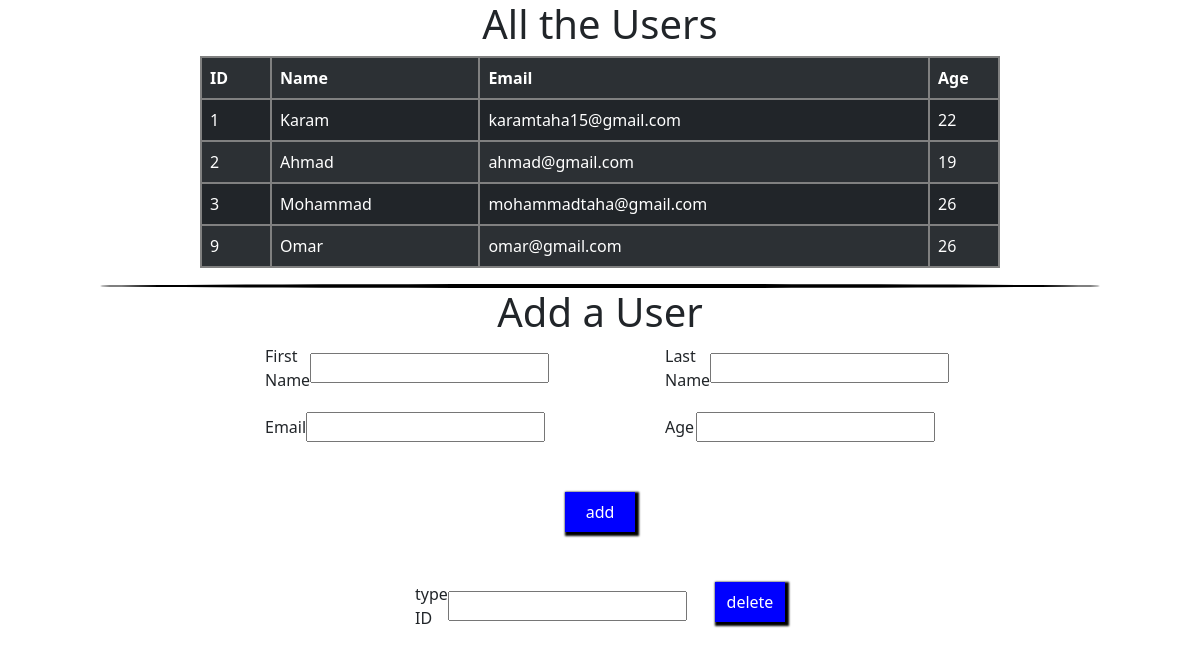
The page / on the database its author committed.
### users_app/models.py (models this page shows)
class User(models.Model):
    first_name = models.CharField(max_length=255)
    last_name = models.CharField(max_length=255)
    email_address = models.CharField(max_length=255)
    age = models.IntegerField()
    created_at = models.DateTimeField(auto_now_add=True)
    updated_at = models.DateTimeField(auto_now=True)

### users_app/views.py (the view)
# urls.py: path('',views.index),
def index(request):
    context={
        'users': User.objects.all()
    }
    return render (request,"index.html",context)

### users_app/templates/index.html (shortened to what this page needs)
<!DOCTYPE html>
<html lang="en">
<head>
    <link href="https://cdn.jsdelivr.net/npm/bootstrap@5.2.1/dist/css/bootstrap.min.css" rel="stylesheet">
</head>
<body>
    <div class="top-page">
        <h1>All the Users</h1>
    <table class="table table-dark table-striped">
        <tr>
            <th class="id">ID</th>
            <th>Name</th>
            <th>Email</th>
            <th class="id">Age</th>
        </tr>
        {% for user in users %}
        <tr>
            <td>{{user.id}}</td>
            <td>{{user.first_name}}</td>
            <td>{{user.email_address}}</td>
            <td>{{user.age}}</td>
        </tr>
        {%endfor%}
    </table>
    </div>
    <div class="line"></div>
    <h1>Add a User</h1>
    <form action="/add" method="post">
    <div class="bottom-page">
        <div class="inputs">
            <div class="inner"><label for="first-name">First Name</label><input type="text" name="first-name" required></div>
            <div class="inner"><label for="email">Email</label><input type="email" name="email" required></div>
        </div>
        <div class="inputs">
            <div class="inner"><label for="last-name">Last Name</label><input type="text" name="last-name" required></div>
            <div class="inner"><label for="age">Age</label><input type="number" name="age" required></div>
        </div>
    </div>
        <input class="button" type="submit" value="add">
    </form>
    <form action="/delete" method="post">
        <div class="delete">
            <div class="inner"><label for="id">type ID</label><input type="number" name="id" required></div>
            <input class="button" type="submit" value="delete">
        </div>
    </form>
</body>
</html>

### users_app/templates/index.html (style rules this page uses)
body,.top-page { display: flex; flex-direction: column; align-items: center; }
.table { border: 2px solid gray; width: 800px; }
th,td { border: 2px solid gray; }
.id { width: 70px; }
.line { background-color: black; border-radius: 50%; width: 1000px; height: 4px; }
.bottom-page { display: flex; }
.inputs { display: flex; flex-direction: column; align-items: center; gap: 20px; width: 400px; }
.inner { display: flex; align-items: center; width: 270px; justify-content: space-between; }
form { display: flex; flex-direction: column; align-items: center; gap:50px; }
.button { width: 70px; height: 40px; border: none; background-color: blue; color: white; box-shadow: 2px 2px 2px 2px black; }
.delete { display: flex; flex-direction: row; gap: 30px; margin-top: 50px; }

### rows shown on the page
User: id "1", first_name "Karam", email_address "karamtaha15@gmail.com", age "22"
User: id "2", first_name "Ahmad", email_address "ahmad@gmail.com", age "19"
User: id "3", first_name "Mohammad", email_address "mohammadtaha@gmail.com", age "26"
User: id "9", first_name "Omar", email_address "omar@gmail.com", age "26"
